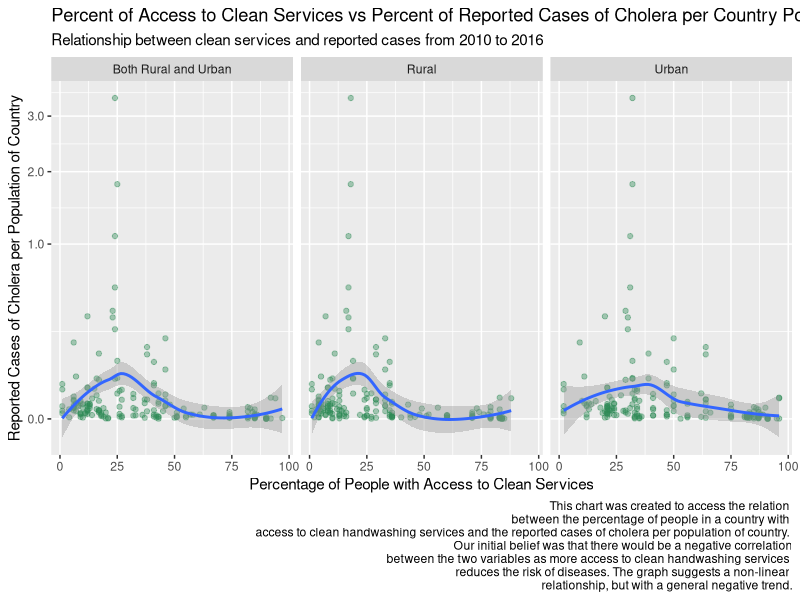

Source code (R):
#Sean Lee Chart 1
library(dplyr)
library(ggplot2)
library(stringr)
library(tidyr)

#Cholera data
cholera <- read.csv("../data/data_cholera_infection_rate.csv")

#Handwashing data
handwash <- read.csv("../data/data_handwash.csv")

#Population data
population <- read.csv("../data/data_country_population.csv")

#Convert Years to rows
population_filtered <- select(population, -c(Country.Code, Indicator.Name, Indicator.Code)) %>%
                      gather("Year", "Population", -Country.Name)%>%
                      rename(Country =Country.Name)
#Rename columns for handwash
handwash_filtered <- slice(handwash,3:n())
names(handwash_filtered) <-  paste0(names(handwash_filtered), ",") %>%
                               str_replace("\\.1,", ", Urban") %>%
                          str_replace("\\.2,", ", Rural") %>%
                          str_replace("\\,$", ", Both Rural and Urban")

#Remove Years to actual years
population_filtered$Year <- strtoi(str_replace(population_filtered$Year, "X", ""))

#Convert handwash years to rows
handwash_filtered <- rename(handwash_filtered, Countries = "X, Both Rural and Urban") %>%
                      gather("Year_and_type", "Percent", -Countries) %>%
                    separate("Year_and_type", into = c("Year","Urban_Rural_or_Both"), sep = ", ")%>%
                    rename(Country = Countries)

#Convert Percentages to integers
#String to integer function is from:
#https://www.tutorialkart.com/r-tutorial/r-convert-string-to-integer/#:~:text=To%20convert%20String%20to%20Integer%20in%20R%20programming%2C%20call%20strtoi,respect%20to%20the%20specified%20base.
handwash_filtered$Percent <- strtoi(handwash_filtered$Percent)
handwash_filtered <- filter(handwash_filtered, !is.na(handwash_filtered$Percent))

#Convert Year to actual years
handwash_filtered$Year <- strtoi(str_replace(handwash_filtered$Year, "X", ""))
      
#Join handwash_filtered and cholera
handwash_and_cholera <- inner_join(handwash_filtered, cholera)

#Join handwash_and_cholera with population_filtered, and
#create Proportion for Cholera Cases divided by Proportion of Sanitation
final_dataframe <- inner_join(handwash_and_cholera, population_filtered) %>%
                    mutate(cases_per_population = Number.of.reported.cases.of.cholera / Population * 100) %>%
                    filter(Year == 2016 | Year == 2015 | Year == 2014 | Year ==2013 | Year == 2012 | Year == 2011| Year == 2010 )

#Make our ggplot2 chart
chart_1 <- ggplot(data = final_dataframe, aes(x = Percent, y = cases_per_population)) +
                    geom_point(alpha = .4, color = "seagreen") +
                    geom_smooth()+facet_wrap(~Urban_Rural_or_Both) + 
                    xlab("Percentage of People with Access to Clean Services") +
                    ylab("Reported Cases of Cholera per Population of Country") +
                  # I got the scales::comma lable from:
                  #https://stackoverflow.com/questions/52602503/display-an-axis-value-in-millions-in-ggplot
                  #Square root scale is from:
                  #https://ggplot2-book.org/scales-guides.html
                    scale_y_sqrt(labels = scales::comma) + 
                    labs(title = "Percent of Access to Clean Services vs Percent of Reported Cases of Cholera per Country Population", 
                        subtitle = "Relationship between clean services and reported cases from 2010 to 2016", 
                        caption = "This chart was created to access the relation 
                        between the percentage of people in a country with 
                        access to clean handwashing services and the reported cases of cholera per population of country. 
                        Our initial belief was that there would be a negative correlation
                        between the two variables as more access to clean handwashing services 
                        reduces the risk of diseases. The graph suggests a non-linear 
                        relationship, but with a general negative trend.")

                    
chart_1
